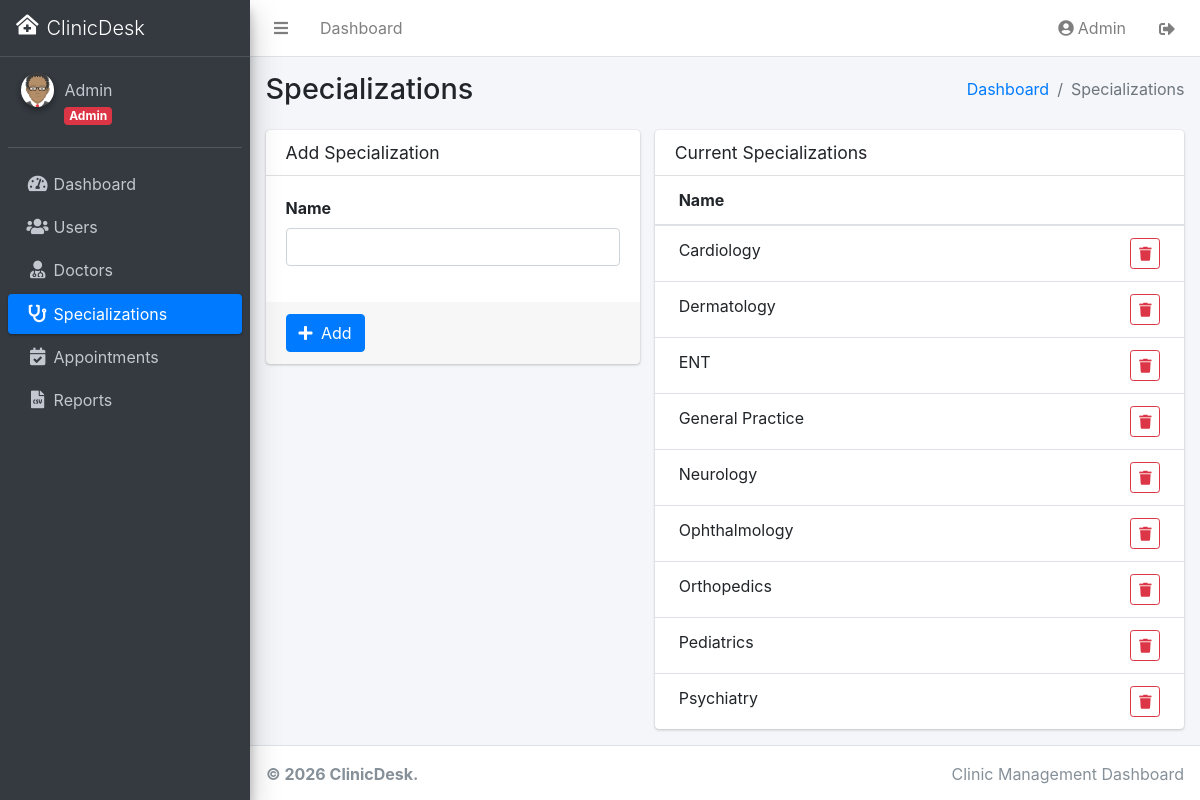
The app's page /index.php?page=specializations (signed in) with its own data.
### tables this page shows
CREATE TABLE users (
  id INT UNSIGNED AUTO_INCREMENT PRIMARY KEY,
  name VARCHAR(120) NOT NULL,
  email VARCHAR(180) NOT NULL UNIQUE,
  password VARCHAR(255) NOT NULL,
  role ENUM("admin","doctor","patient") NOT NULL DEFAULT "patient",
  phone VARCHAR(20) DEFAULT NULL,
  avatar VARCHAR(255) DEFAULT NULL,
  is_active TINYINT(1) NOT NULL DEFAULT 1,
  created_at TIMESTAMP NOT NULL DEFAULT CURRENT_TIMESTAMP
);

CREATE TABLE specializations (
  id INT UNSIGNED AUTO_INCREMENT PRIMARY KEY,
  name VARCHAR(100) NOT NULL UNIQUE
);

### core/helpers.php (called while the page is built, shortened)
<?php
function e(mixed $value): string
{
    return htmlspecialchars((string) $value, ENT_QUOTES, 'UTF-8');
}
function url(string $query = ''): string
{
    return BASE_URL . 'index.php' . ($query !== '' ? '?' . ltrim($query, '?') : '');
}
function asset(string $path): string
{
    return BASE_URL . 'public/' . ltrim($path, '/');
}
function upload_url(?string $path): string
{
    if (!$path) {
        return asset('assets/adminlte/dist/img/avatar.png');
    }
    return asset('uploads/' . ltrim($path, '/'));
}
function roleBadge(string $role): string
{
    return match ($role) {
        'admin' => 'danger',
        'doctor' => 'primary',
        default => 'success',
    };
}
function activeMenu(string $page, ?string $action = null): string
{
    $currentPage = $_GET['page'] ?? 'dashboard';
    if ($currentPage !== $page) {
        return '';
    }
    return 'active';
}
function view(string $path, array $data = []): void
{
    extract($data, EXTR_SKIP);
    require dirname(__DIR__) . '/views/' . $path . '.php';
}

### controllers/SpecializationController.php (called while the page is built, shortened)
<?php
class SpecializationController
{
    public function index(): void
    {
        view('specializations/index', [
            'pageTitle' => 'Specializations',
            'specializations' => (new SpecializationModel())->getAll(),
        ]);
    }
}

### index.php (called while the page is built, shortened)
<?php
require_once __DIR__ . '/core/helpers.php';
require_once __DIR__ . '/core/Database.php';
require_once __DIR__ . '/core/Auth.php';
require_once __DIR__ . '/models/BaseModel.php';
$action = $_GET['action'] ?? 'index';
$controller = new $routes[$page]();
$method = $action;
$controller->$method();

### core/Database.php (called while the page is built, shortened)
<?php
final class Database
{
    private static ?Database $instance = null;
    private mysqli $conn;
    private function __construct()
    {
        $this->conn = new mysqli(DB_HOST, DB_USER, DB_PASS, DB_NAME);
    }
    public static function getInstance(): self
    {
        if (self::$instance === null) {
            self::$instance = new self();
        }
        return self::$instance;
    }
    public function query(string $sql, string $types = '', array $params = []): mysqli_result|bool
    {
        $stmt = $this->conn->prepare($sql);
        if ($types !== '') {
            $refs = [$types];
            foreach ($params as $key => $value) {
                $refs[] = &$params[$key];
            }
            if (!call_user_func_array([$stmt, 'bind_param'], $refs)) {
                throw new RuntimeException('Database query parameters could not be bound.');
            }
        }
        if (!$stmt->execute()) {
            throw new RuntimeException('Database query failed.');
        }
        if (preg_match('/^\s*(SELECT|SHOW|DESCRIBE|EXPLAIN)\b/i', $sql)) {
            return $stmt->get_result();
        }
        return true;
    }
}

### core/Auth.php (called while the page is built, shortened)
<?php
final class Auth
{
    public static function currentUser(): ?array
    {
        return $_SESSION['user'] ?? null;
    }
    public static function id(): int
    {
        return (int) ($_SESSION['user']['id'] ?? 0);
    }
    public static function role(): string
    {
        return (string) ($_SESSION['user']['role'] ?? '');
    }
}

### models/BaseModel.php (called while the page is built, shortened)
<?php
abstract class BaseModel
{
    protected Database $db;
    public function __construct()
    {
        $this->db = Database::getInstance();
    }
    protected function execute(string $sql, string $types = '', array $params = []): mysqli_result|bool
    {
        return $this->db->query($sql, $types, $params);
    }
    protected function fetchOne(string $sql, string $types = '', array $params = []): ?array
    {
        $result = $this->execute($sql, $types, $params);
        $row = $result instanceof mysqli_result ? $result->fetch_assoc() : null;
        return $row ?: null;
    }
    protected function fetchAll(string $sql, string $types = '', array $params = []): array
    {
        $result = $this->execute($sql, $types, $params);
        return $result instanceof mysqli_result ? $result->fetch_all(MYSQLI_ASSOC) : [];
    }
}

### models/UserModel.php (called while the page is built, shortened)
<?php
class UserModel extends BaseModel
{
    public function findById(int $id): ?array
    {
        return $this->fetchOne('SELECT * FROM users WHERE id = ?', 'i', [$id]);
    }
}

### models/SpecializationModel.php (called while the page is built, shortened)
<?php
class SpecializationModel extends BaseModel
{
    public function getAll(): array
    {
        return $this->fetchAll('SELECT * FROM specializations ORDER BY name ASC');
    }
}

### views/specializations/index.php (the view, shortened to what this page needs)
<?php
require dirname(__DIR__) . '/partials/header.php';
require dirname(__DIR__) . '/partials/navbar.php';
require dirname(__DIR__) . '/partials/sidebar.php';
?>
<div class="content-wrapper">
  <?php require dirname(__DIR__) . '/partials/content_header.php'; ?>
  <section class="content">
    <div class="container-fluid">
      <div class="row">
        <div class="col-lg-5">
          <div class="card">
            <div class="card-header"><h3 class="card-title">Add Specialization</h3></div>
            <form method="post" action="<?= e(url('page=specializations&action=store')) ?>">
              <div class="card-body"><div class="form-group"><label>Name</label><input name="name" class="form-control" required></div></div>
              <div class="card-footer"><button class="btn btn-primary"><i class="fas fa-plus mr-1"></i> Add</button></div>
            </form>
          </div>
        </div>
        <div class="col-lg-7">
          <div class="card">
            <div class="card-header"><h3 class="card-title">Current Specializations</h3></div>
            <div class="card-body table-responsive p-0">
              <table class="table table-hover">
                <thead><tr><th>Name</th><th></th></tr></thead>
                <tbody>
                <?php foreach ($specializations as $item): ?>
                  <tr>
                    <td><?= e($item['name']) ?></td>
                    <td class="text-right">
                      <form method="post" action="<?= e(url('page=specializations&action=delete')) ?>">
                        <button class="btn btn-sm btn-outline-danger" title="Delete"><i class="fas fa-trash"></i></button>
                      </form>
                    </td>
                  </tr>
                <?php endforeach; ?>
                </tbody>
              </table>
            </div>
          </div>
        </div>
      </div>
    </div>
  </section>
</div>
<?php require dirname(__DIR__) . '/partials/footer.php'; ?>

### views/partials/sidebar.php (shortened to what this page needs)
<?php $role = Auth::role(); ?>
<aside class="main-sidebar sidebar-dark-primary elevation-4">
  <a href="<?= e(url('page=dashboard')) ?>" class="brand-link">
    <i class="fas fa-clinic-medical brand-image ml-2 mt-1"></i>
    <span class="brand-text font-weight-light"><?= e(APP_NAME) ?></span>
  </a>
  <div class="sidebar">
    <div class="user-panel mt-3 pb-3 mb-3 d-flex">
      <div class="image">
        <img src="<?= e(upload_url((new UserModel())->findById(Auth::id())['avatar'] ?? null)) ?>" class="img-circle elevation-2" alt="">
      </div>
      <div class="info">
        <a href="<?= e(url('page=users&action=profile')) ?>" class="d-block"><?= e($user['name'] ?? '') ?></a>
        <span class="badge badge-<?= e(roleBadge($role)) ?>"><?= e(ucfirst($role)) ?></span>
      </div>
    </div>
    <nav class="mt-2">
      <ul class="nav nav-pills nav-sidebar flex-column" data-widget="treeview" role="menu">
        <li class="nav-item">
          <a href="<?= e(url('page=dashboard')) ?>" class="nav-link <?= e(activeMenu('dashboard')) ?>">
            <i class="nav-icon fas fa-tachometer-alt"></i><p>Dashboard</p>
          </a>
        </li>
        <?php if ($role === 'admin'): ?>
          <li class="nav-item">
            <a href="<?= e(url('page=users')) ?>" class="nav-link <?= e(activeMenu('users', 'index')) ?>">
              <i class="nav-icon fas fa-users"></i><p>Users</p>
            </a>
          </li>
          <li class="nav-item">
            <a href="<?= e(url('page=doctors')) ?>" class="nav-link <?= e(activeMenu('doctors')) ?>">
              <i class="nav-icon fas fa-user-md"></i><p>Doctors</p>
            </a>
          </li>
          <li class="nav-item">
            <a href="<?= e(url('page=specializations')) ?>" class="nav-link <?= e(activeMenu('specializations')) ?>">
              <i class="nav-icon fas fa-stethoscope"></i><p>Specializations</p>
            </a>
          </li>
          <li class="nav-item">
            <a href="<?= e(url('page=appointments')) ?>" class="nav-link <?= e(activeMenu('appointments')) ?>">
              <i class="nav-icon fas fa-calendar-check"></i><p>Appointments</p>
            </a>
          </li>
          <li class="nav-item">
            <a href="<?= e(url('page=reports')) ?>" class="nav-link <?= e(activeMenu('reports')) ?>">
              <i class="nav-icon fas fa-file-csv"></i><p>Reports</p>
            </a>
          </li>
        <?php endif; ?>
      </ul>
    </nav>
  </div>
</aside>

### records on screen
users: name "Admin"
specializations: name "Cardiology"
specializations: name "Dermatology"
specializations: name "ENT"
specializations: name "General Practice"
specializations: name "Neurology"
specializations: name "Ophthalmology"
specializations: name "Orthopedics"
specializations: name "Pediatrics"
specializations: name "Psychiatry"

### other values on screen
$user['name'] "Admin"
APP_NAME "ClinicDesk"
$headerTitle "Specializations"
$breadcrumbTitle "Specializations"
